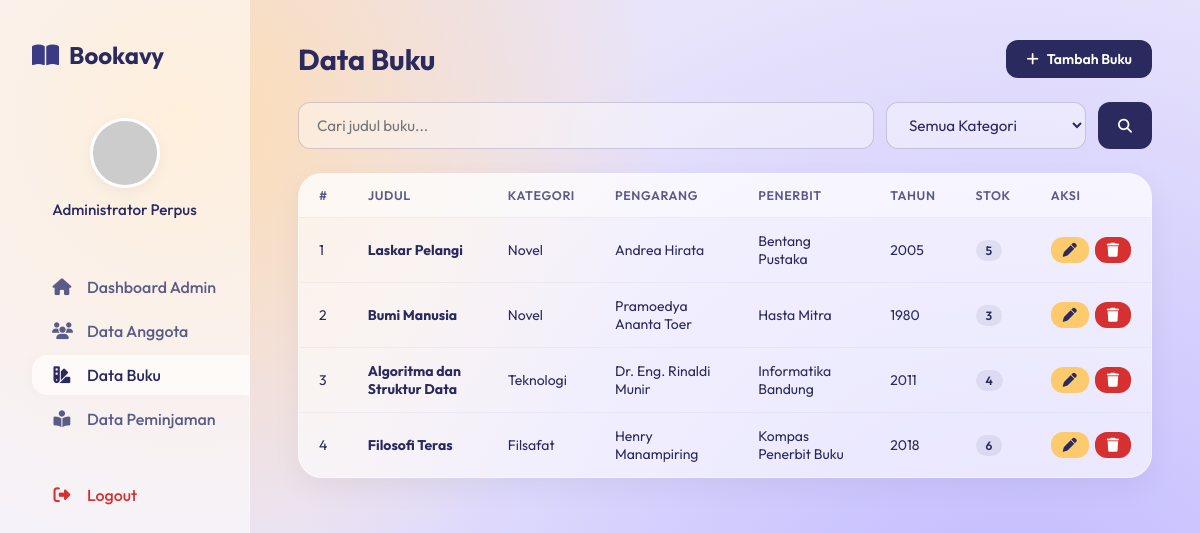
Page /?page=admin_buku (signed in) on the committed database.
### tables this page shows
CREATE TABLE IF NOT EXISTS `buku` (
  `id_buku` INT AUTO_INCREMENT PRIMARY KEY,
  `judul_buku` VARCHAR(255) NOT NULL,
  `kategori` VARCHAR(100) DEFAULT NULL,
  `pengarang` VARCHAR(100) NOT NULL,
  `penerbit` VARCHAR(100) NOT NULL,
  `tahun_terbit` INT NOT NULL,
  `stok` INT NOT NULL,
  `gambar` VARCHAR(255) DEFAULT NULL
);

### auth.php (called while the page is built, shortened)
<?php
function isLoggedIn(): bool {
    return isset($_SESSION['user_id']);
}
function e(mixed $value): string {
    return htmlspecialchars((string)($value ?? ''), ENT_QUOTES, 'UTF-8');
}

### pages/admin/buku.php (the view, shortened to what this page needs)
<?php
$pdo       = db();
$search    = trim($_GET['search'] ?? '');
$activeNav = 'admin_buku';
$sql    = 'SELECT * FROM buku WHERE 1=1';
$params = [];
$stmt = $pdo->prepare($sql);
$stmt->execute($params);
$bukus = $stmt->fetchAll();
include __DIR__ . '/../_layout_head.php';
?>
<div class="toolbar">
    <div>
        <h1 class="page-title" style="margin-bottom:0">Data Buku</h1>
    </div>
    <a href="?page=buku_create" class="btn btn-primary"><i class="fa-solid fa-plus"></i> Tambah Buku</a>
</div>
<form method="GET" action="?">
    <div class="search-bar">
        <input type="text" class="glass-input" name="search" placeholder="Cari judul buku..." value="<?= e($search) ?>">
        <select name="kategori" class="glass-input" style="max-width:200px">
            <option value="">Semua Kategori</option>
        </select>
        <button type="submit" class="btn btn-primary"><i class="fa-solid fa-search"></i></button>
    </div>
</form>
<div class="table-card">
    <table class="data-table">
        <thead>
            <tr>
                <th>#</th><th>Judul</th><th>Kategori</th><th>Pengarang</th><th>Penerbit</th><th>Tahun</th><th>Stok</th><th>Aksi</th>
            </tr>
        </thead>
        <tbody>
        <?php if (empty($bukus)): ?>
            <tr><td colspan="8" style="text-align:center;padding:40px;color:var(--brand-muted)">Tidak ada buku.</td></tr>
        <?php else: ?>
        <?php foreach ($bukus as $i => $b): ?>
            <tr>
                <td><?= $i + 1 ?></td>
                <td><strong><?= e($b['judul_buku']) ?></strong></td>
                <td><?= e($b['kategori'] ?? '-') ?></td>
                <td><?= e($b['pengarang']) ?></td>
                <td><?= e($b['penerbit']) ?></td>
                <td><?= e($b['tahun_terbit']) ?></td>
                <td><span class="stok-badge <?= $b['stok'] <= 0 ? 'stok-zero' : '' ?>"><?= (int)$b['stok'] ?></span></td>
                <td>
                    <div style="display:flex;gap:6px">
                        <a href="?page=buku_edit&id=<?= (int)$b['id_buku'] ?>" class="btn btn-warning" style="padding:6px 12px">
                            <i class="fa-solid fa-pen"></i>
                        </a>
                        <form action="?page=buku_delete" method="POST" onsubmit="return confirm('Hapus buku ini?')">
                            <button type="submit" class="btn btn-danger" style="padding:6px 12px">
                                <i class="fa-solid fa-trash"></i>
                            </button>
                        </form>
                    </div>
                </td>
            </tr>
        <?php endforeach; ?>
        <?php endif; ?>
        </tbody>
    </table>
</div>
<?php include __DIR__ . '/../_layout_foot.php'; ?>

### index.php (shortened to what this page needs)
<?php
require_once __DIR__ . '/auth.php';
$page = $_GET['page'] ?? 'dashboard';
$pagePaths = [
    'login' => 'login.php',
    'register' => 'register.php',
    'dashboard' => 'dashboard.php',
    'buku' => 'anggota/buku.php',
    'peminjaman' => 'anggota/peminjaman.php',
    'admin_buku' => 'admin/buku.php',
    'buku_create' => 'admin/buku_create.php',
    'buku_edit' => 'admin/buku_edit.php',
    'anggota' => 'admin/anggota.php',
    'anggota_create' => 'admin/anggota_create.php',
    'anggota_edit' => 'admin/anggota_edit.php',
    'admin_peminjaman' => 'admin/peminjaman.php',
    'admin_peminjaman_create' => 'admin/peminjaman_create.php',
    'admin_peminjaman_edit' => 'admin/peminjaman_edit.php',
];
$file = __DIR__ . '/pages/' . $pagePaths[$page];
if (file_exists($file)) {
    require $file;
} else {
    echo '<p style="font-family:sans-serif;padding:20px">Halaman <strong>' . e($page) . '</strong> tidak ditemukan.</p>';
}

### pages/_layout_head.php (shortened to what this page needs)
<?php
$userName = $_SESSION['user_name'] ?? 'Tamu';
$role     = $_SESSION['role'] ?? '';
function navLink(string $page, string $label, string $icon, string $active): string {
    $cls = $active === $page ? 'nav-link active' : 'nav-link';
    return '<a href="?page=' . $page . '" class="' . $cls . '">'
         . '<i class="fa-solid fa-' . $icon . '"></i> ' . $label . '</a>';
}
?>
<!DOCTYPE html>
<html lang="id">
<head>
    <link rel="stylesheet" href="https://cdnjs.cloudflare.com/ajax/libs/font-awesome/6.4.0/css/all.min.css">
    <link rel="stylesheet" href="../style.css">
</head>
<body style="overflow:hidden">
<div class="app-shell">
    <div class="sidebar">
        <a href="?page=dashboard" class="sidebar-logo no-underline">
            <i class="fa-solid fa-book-open"></i> Bookavy
        </a>
        <div class="sidebar-avatar">
            <img src="https://placehold.co/100x100/e0e0e0/333333?text=U" alt="Avatar">
            <div class="sidebar-username"><?= e($userName) ?></div>
        </div>
        <nav class="sidebar-nav">
            <?php if ($role === 'admin'): ?>
                <?= navLink('dashboard',           'Dashboard Admin',  'house',            $activeNav ?? '') ?>
                <?= navLink('anggota',             'Data Anggota',     'users',            $activeNav ?? '') ?>
                <?= navLink('admin_buku',          'Data Buku',        'swatchbook',       $activeNav ?? '') ?>
                <?= navLink('admin_peminjaman',    'Data Peminjaman',  'book-open-reader', $activeNav ?? '') ?>
            <?php elseif ($role === 'anggota'): ?>
                <?= navLink('dashboard',  'Dashboard',        'house',            $activeNav ?? '') ?>
                <?= navLink('buku',       'Daftar Buku',      'book',             $activeNav ?? '') ?>
                <?= navLink('peminjaman', 'Peminjaman Saya',  'book-open-reader', $activeNav ?? '') ?>
            <?php else: ?>
                <?= navLink('dashboard', 'Dashboard', 'house', $activeNav ?? '') ?>
                <?= navLink('buku',      'Daftar Buku', 'book', $activeNav ?? '') ?>
            <?php endif; ?>
            <?php if (isLoggedIn()): ?>
                <a href="?page=logout" class="nav-link danger mt-nav">
                    <i class="fa-solid fa-right-from-bracket"></i> Logout
                </a>
            <?php else: ?>
                <a href="?page=login" class="nav-link mt-nav">
                    <i class="fa-solid fa-right-to-bracket"></i> Login
                </a>
            <?php endif; ?>
        </nav>
    </div>
    <div class="main-content">

### pages/_layout_foot.php
    </div>
</div>
</body>
</html>

### style.css (style rules this page uses)
:root { --brand-bg1: #fedcb2; --brand-bg2: #c6bfff; --brand-container: rgba(255, 255, 255, 0.45); --brand-dark: #2a2a5e; --brand-muted: #5b5b88; --brand-light: #8585a9; --brand-purple: #3a3a85; --brand-pink: #fde8e9; --app-gradient: radial-gradient(circle at 15% 15%, var(--brand-bg1) 0%, transparent 40%), radial-gradient(circle at 85% 85%, var(--brand-bg2) 10%, transparent 60%), #e8e4fb; }
*, *::before, *::after { box-sizing: border-box; margin: 0; padding: 0; }
body { font-family: "Outfit", sans-serif; background: var(--app-gradient); background-attachment: fixed; color: var(--brand-dark); min-height: 100vh; }
a { color: inherit; }
a.no-underline { text-decoration: none; }
.glass-input { width: 100%; background: rgba(255,255,255,0.4); border: 1px solid rgba(42,42,94,0.2); border-radius: 12px; padding: 12px 18px; font-family: inherit; font-size: 0.95rem; color: var(--brand-dark); transition: all .3s ease; outline: none; }
.app-shell { display: flex; height: 100vh; overflow: hidden; }
.sidebar { width: 250px; min-width: 250px; background: rgba(255,255,255,0.55); padding: 40px 0 40px 32px; display: flex; flex-direction: column; border-right: 1px solid rgba(255,255,255,0.3); position: relative; z-index: 10; }
.sidebar-logo { font-size: 1.5rem; font-weight: 700; color: var(--brand-dark); display: flex; align-items: center; gap: 10px; margin-bottom: 48px; text-decoration: none; }
.sidebar-logo i { color: var(--brand-purple); }
.sidebar-avatar { display: flex; flex-direction: column; align-items: center; margin-bottom: 48px; padding-right: 32px; }
.sidebar-avatar img { width: 70px; height: 70px; border-radius: 50%; object-fit: cover; border: 3px solid #fff; box-shadow: 0 4px 15px rgba(0,0,0,.05); margin-bottom: 12px; }
.sidebar-username { font-weight: 500; font-size: 0.95rem; }
.sidebar-nav { display: flex; flex-direction: column; gap: 4px; list-style: none; }
.nav-link { display: flex; align-items: center; gap: 15px; padding: 10px 20px; border-radius: 15px 0 0 15px; color: var(--brand-muted); font-weight: 500; text-decoration: none; transition: all .3s ease; position: relative; margin-right: -1px; }
.nav-link:hover, .nav-link.active { color: var(--brand-dark); background: rgba(255,255,255,0.6); box-shadow: -5px 0 10px rgba(0,0,0,.02); }
.nav-link.active::after { content: ''; position: absolute; right: 0; top: 0; height: 100%; width: 3px; background: rgba(255,255,255,0.45); }
.nav-link.danger { color: #d63031; }
.nav-link i { font-size: 1.05rem; width: 20px; text-align: center; }
.mt-nav { margin-top: 32px; }
.main-content { flex: 1; min-width: 0; min-height: 0; padding: 40px 48px; overflow-y: auto; display: block; }
.page-title { font-size: 1.8rem; font-weight: 700; margin-bottom: 8px; }
.btn { display: inline-flex; align-items: center; gap: 8px; padding: 10px 20px; border-radius: 12px; font-family: inherit; font-size: 0.875rem; font-weight: 600; cursor: pointer; border: none; text-decoration: none; transition: all .25s ease; }
.btn-primary { background: var(--brand-dark); color: #fff; }
.btn-warning { background: #fdcb6e; color: var(--brand-dark); }
.btn-danger { background: #d63031; color: #fff; }
.table-card { background: rgba(255,255,255,0.6); border-radius: 24px; overflow: hidden; border: 1px solid rgba(255,255,255,0.5); box-shadow: 0 10px 30px rgba(0,0,0,.05); }
.data-table { width: 100%; border-collapse: collapse; }
.data-table th { padding: 14px 20px; text-align: left; font-size: 0.78rem; font-weight: 600; text-transform: uppercase; letter-spacing: .05em; color: var(--brand-muted); background: rgba(255,255,255,0.4); border-bottom: 1px solid rgba(42,42,94,0.06); }
.data-table td { padding: 14px 20px; font-size: 0.875rem; border-bottom: 1px solid rgba(42,42,94,0.04); vertical-align: middle; }
.data-table tr:last-child td { border-bottom: none; }
.stok-badge { background: rgba(42,42,94,0.08); padding: 3px 10px; border-radius: 999px; font-weight: 600; font-size: 0.75rem; }
.search-bar { display: flex; gap: 12px; margin-bottom: 24px; flex-wrap: wrap; }
.search-bar input, .search-bar select { flex: 1; min-width: 200px; }
.toolbar { display: flex; justify-content: space-between; align-items: center; margin-bottom: 24px; flex-wrap: wrap; gap: 12px; }

### rows in the picture
buku: judul_buku "Laskar Pelangi", kategori "Novel", pengarang "Andrea Hirata", penerbit "Bentang Pustaka", tahun_terbit "2005", stok "5"
buku: judul_buku "Bumi Manusia", kategori "Novel", pengarang "Pramoedya Ananta Toer", penerbit "Hasta Mitra", tahun_terbit "1980", stok "3"
buku: judul_buku "Algoritma dan Struktur Data", kategori "Teknologi", pengarang "Dr. Eng. Rinaldi Munir", penerbit "Informatika Bandung", tahun_terbit "2011", stok "4"
buku: judul_buku "Filosofi Teras", kategori "Filsafat", pengarang "Henry Manampiring", penerbit "Kompas Penerbit Buku", tahun_terbit "2018", stok "6"

### other values in the picture
$userName "Administrator Perpus"
$label "Dashboard Admin Data Anggota Data Buku Data Peminjaman"
